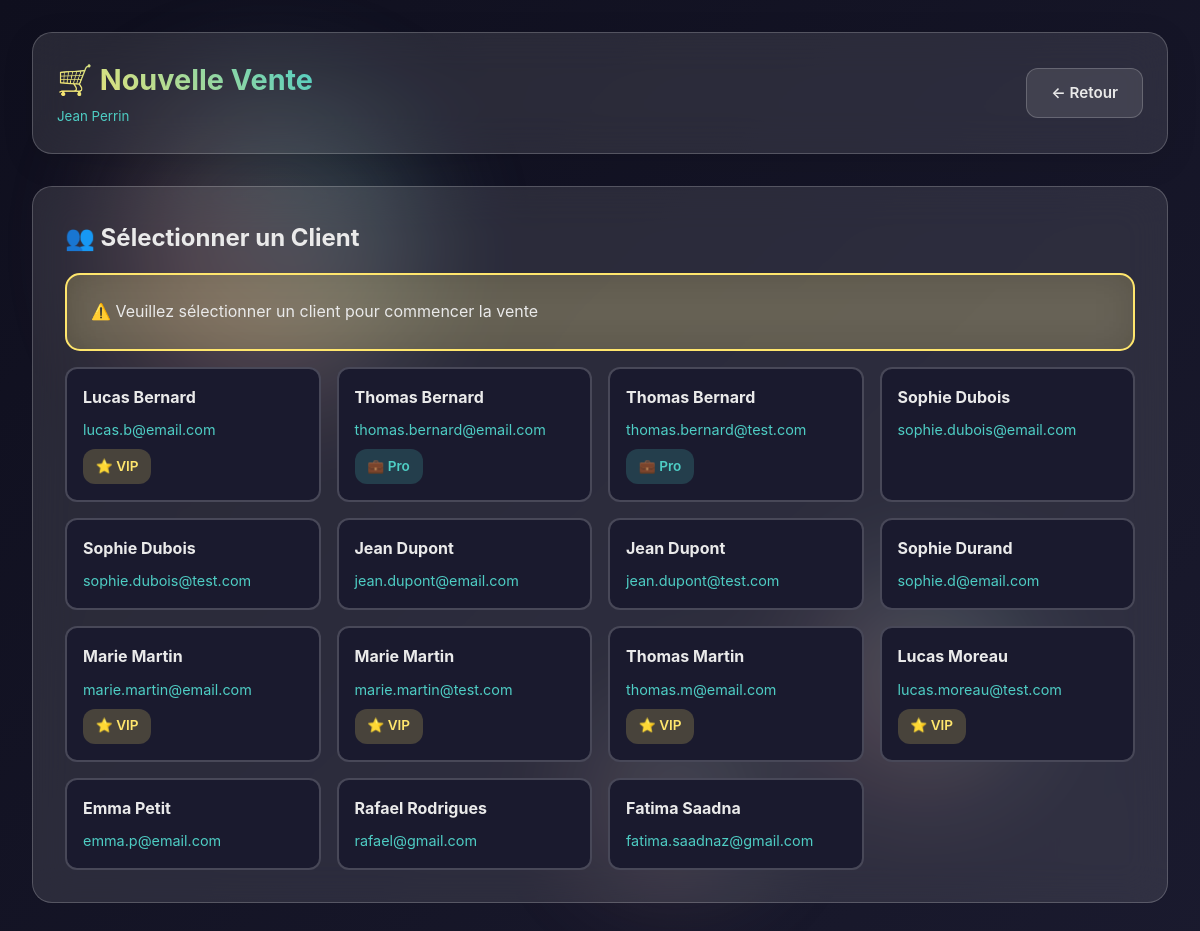
Screenshot of /Projet_Final/employes/vente.php (signed in) with the database file from the repository.
### tables this page shows
CREATE TABLE `clients` (
  `id` int NOT NULL,
  `user_id` int DEFAULT NULL,
  `first_name` varchar(100) NOT NULL,
  `last_name` varchar(100) NOT NULL,
  `email` varchar(255) NOT NULL,
  `phone` varchar(20) DEFAULT NULL,
  `address` text,
  `city` varchar(100) DEFAULT NULL,
  `postal_code` varchar(10) DEFAULT NULL,
  `country` varchar(100) DEFAULT 'France',
  `type` enum('Regular','VIP','Pro') DEFAULT 'Regular',
  `loyalty_points` int DEFAULT '0',
  `total_spent` decimal(10,2) DEFAULT '0.00',
  `notes` text,
  `active` tinyint(1) DEFAULT '1',
  `created_at` timestamp NULL DEFAULT CURRENT_TIMESTAMP,
  `updated_at` timestamp NULL DEFAULT CURRENT_TIMESTAMP ON UPDATE CURRENT_TIMESTAMP
);

### Projet_Final/employes/vente.php (the view, shortened to what this page needs)
<?php
$db = getDB();
$user_id = $_SESSION['user_id'];
$stmt = $db->prepare("SELECT * FROM v_employee_users WHERE user_id = ?");
$stmt->execute([$user_id]);
$employee = $stmt->fetch();
$clients = $db->query("
    SELECT id, first_name, last_name, email, type, phone
    FROM clients
    WHERE active = 1
    ORDER BY last_name, first_name
")->fetchAll();
$selected_client = null;
?>
<!DOCTYPE html>
<html lang="fr">
<head>
    <link rel="stylesheet" href="../assets/css/style.css">
</head>
<body>
    <div class="bg-animation">
        <div class="bg-circle"></div>
    </div>
    <div class="vente-container">
        <div class="header">
            <div>
                <h1>🛒 Nouvelle Vente</h1>
                <small style="color: var(--secondary);">
                    <?= htmlspecialchars($employee['first_name'] . ' ' . $employee['last_name']) ?>
                </small>
            </div>
            <a href="dashboard.php" class="btn btn-secondary">← Retour</a>
        </div>
        <?php if (!$selected_client): ?>
        <div class="client-selection">
            <h2>👥 Sélectionner un Client</h2>
            <div class="alert alert-warning">
                ⚠️ Veuillez sélectionner un client pour commencer la vente
            </div>
            <div class="client-grid">
                <?php foreach ($clients as $client): ?>
                <div class="client-card" onclick="selectClient(<?= $client['id'] ?>)">
                    <div class="client-name">
                        <?= htmlspecialchars($client['first_name'] . ' ' . $client['last_name']) ?>
                    </div>
                    <div class="client-email"><?= htmlspecialchars($client['email']) ?></div>
                    <?php if ($client['type'] === 'VIP'): ?>
                        <span class="badge badge-vip">⭐ VIP</span>
                    <?php elseif ($client['type'] === 'Pro'): ?>
                        <span class="badge badge-pro">💼 Pro</span>
                    <?php endif; ?>
                </div>
                <?php endforeach; ?>
            </div>
        </div>
        <?php endif; ?>
    </div>
</body>
</html>

### Projet_Final/assets/css/style.css (style rules this page uses)
* { margin: 0; padding: 0; box-sizing: border-box; }
:root { --primary: #FF6B6B; --secondary: #4ECDC4; --accent: #FFE66D; --dark: #1A1A2E; --darker: #0F0F1E; --light: #EAEAEA; --glass: rgba(255, 255, 255, 0.1); --glass-border: rgba(255, 255, 255, 0.2); --success: #4ECDC4; --warning: #FFE66D; --danger: #FF6B6B; --info: #6C5CE7; }
body { font-family: 'Inter', 'Segoe UI', Tahoma, Geneva, Verdana, sans-serif; background: linear-gradient(135deg, var(--darker) 0%, var(--dark) 100%); color: var(--light); overflow-x: hidden; line-height: 1.6; }
.bg-animation { position: fixed; top: 0; left: 0; width: 100%; height: 100%; z-index: 0; opacity: 0.3; pointer-events: none; }
.bg-circle { position: absolute; border-radius: 50%; background: linear-gradient(45deg, var(--primary), var(--secondary)); filter: blur(60px); animation: float 20s infinite ease-in-out; }
.bg-circle:nth-child(1) { width: 300px; height: 300px; top: 10%; left: 10%; animation-delay: 0s; }
.header { background: var(--glass); backdrop-filter: blur(20px); border: 1px solid var(--glass-border); border-radius: 20px; padding: 1.5rem 2rem; margin-bottom: 2rem; display: flex; justify-content: space-between; align-items: center; box-shadow: 0 8px 32px rgba(0, 0, 0, 0.1); }
.badge { padding: 0.3rem 0.8rem; border-radius: 20px; font-size: 0.8rem; font-weight: 600; display: inline-block; }
.btn { padding: 0.8rem 1.5rem; border: none; border-radius: 12px; cursor: pointer; font-weight: 600; transition: all 0.3s ease; display: inline-flex; align-items: center; gap: 0.5rem; text-decoration: none; font-size: 0.95rem; }
.btn-secondary { background: var(--glass); border: 1px solid var(--glass-border); color: var(--light); }
.alert { background: var(--glass); backdrop-filter: blur(20px); border: 1px solid var(--glass-border); border-radius: 15px; padding: 1.2rem; display: flex; align-items: center; gap: 1rem; border-left: 4px solid; }
.alert-warning { border-left-color: var(--warning); background: rgba(255, 230, 109, 0.1); }

### Projet_Final/employes/vente.php (style rules this page uses)
.vente-container { min-height: 100vh; padding: 2rem; position: relative; z-index: 1; }
.header { background: var(--glass); backdrop-filter: blur(20px); border: 1px solid var(--glass-border); border-radius: 20px; padding: 1.5rem; margin-bottom: 2rem; display: flex; justify-content: space-between; align-items: center; }
.header h1 { font-size: 1.8rem; background: linear-gradient(45deg, #FFE66D, #4ECDC4); -webkit-background-clip: text; -webkit-text-fill-color: transparent; }
.btn { padding: 0.75rem 1.5rem; border: none; border-radius: 12px; cursor: pointer; font-weight: 600; text-decoration: none; display: inline-block; transition: all 0.3s; }
.btn-secondary { background: var(--glass); border: 1px solid var(--glass-border); color: var(--light); }
.client-selection { background: var(--glass); backdrop-filter: blur(20px); border: 1px solid var(--glass-border); padding: 2rem; border-radius: 20px; margin-bottom: 2rem; }
.client-selection h2 { margin-bottom: 1rem; color: var(--light); }
.client-grid { display: grid; grid-template-columns: repeat(auto-fill, minmax(250px, 1fr)); gap: 1rem; margin-top: 1rem; }
.client-card { padding: 1rem; border: 2px solid var(--glass-border); border-radius: 12px; cursor: pointer; transition: all 0.3s; background: var(--dark); }
.client-name { font-weight: bold; margin-bottom: 0.5rem; color: var(--light); }
.client-email { font-size: 0.9rem; color: var(--secondary); }
.badge { display: inline-block; padding: 0.4rem 0.8rem; border-radius: 12px; font-size: 0.85rem; font-weight: 600; margin-top: 0.5rem; }
.badge-vip { background: rgba(255, 230, 109, 0.2); color: #FFE66D; }
.badge-pro { background: rgba(78, 205, 196, 0.2); color: var(--secondary); }
.alert { padding: 1.5rem; border-radius: 15px; margin-bottom: 1rem; border: 2px solid; }
.alert-warning { background: rgba(255, 230, 109, 0.2); border-color: #FFE66D; color: var(--light); }

### rows the page displays
clients: first_name+last_name "Lucas Bernard", email "lucas.b@email.com", type "⭐ VIP"
clients: first_name+last_name "Thomas Bernard", email "thomas.bernard@email.com", type "💼 Pro"
clients: first_name+last_name "Thomas Bernard", email "thomas.bernard@test.com", type "💼 Pro"
clients: first_name+last_name "Sophie Dubois", email "sophie.dubois@email.com"
clients: first_name+last_name "Sophie Dubois", email "sophie.dubois@test.com"
clients: first_name+last_name "Jean Dupont", email "jean.dupont@email.com"
clients: first_name+last_name "Jean Dupont", email "jean.dupont@test.com"
clients: first_name+last_name "Sophie Durand", email "sophie.d@email.com"
clients: first_name+last_name "Marie Martin", email "marie.martin@email.com", type "⭐ VIP"
clients: first_name+last_name "Marie Martin", email "marie.martin@test.com", type "⭐ VIP"
clients: first_name+last_name "Thomas Martin", email "thomas.m@email.com", type "⭐ VIP"
clients: first_name+last_name "Lucas Moreau", email "lucas.moreau@test.com", type "⭐ VIP"
clients: first_name+last_name "Emma Petit", email "emma.p@email.com"
clients: first_name+last_name "Rafael Rodrigues", email "rafael@gmail.com"
clients: first_name+last_name "Fatima Saadna", email "fatima.saadnaz@gmail.com"

### other values shown
$employee['first_name'] . ' ' . $employee['last_name'] "Jean Perrin"
